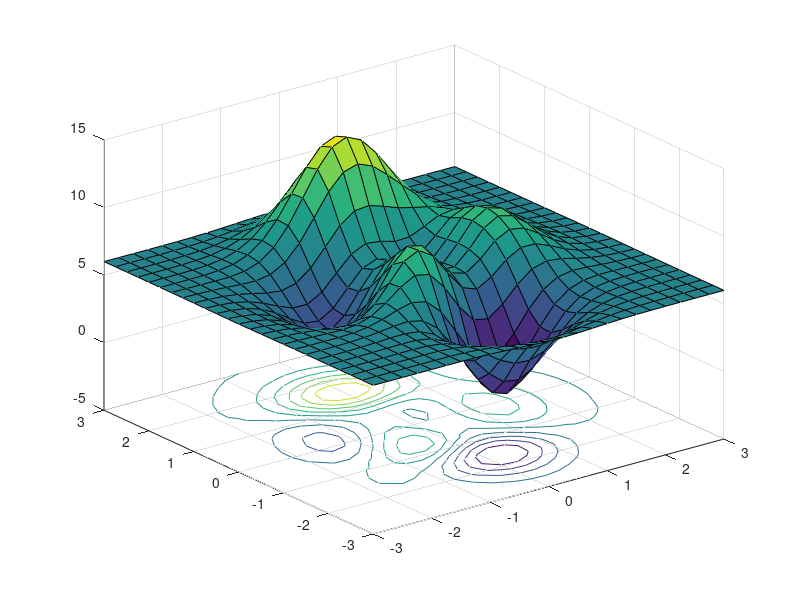

The MATLAB source for this figure:
function [] = LossFunc()
%LOSSFUNC Summary of this function goes here
%   Detailed explanation goes here
[X,Y,Z] = peaks(25);
Z = Z + 6;
s = surfc(X,Y,Z);
end

